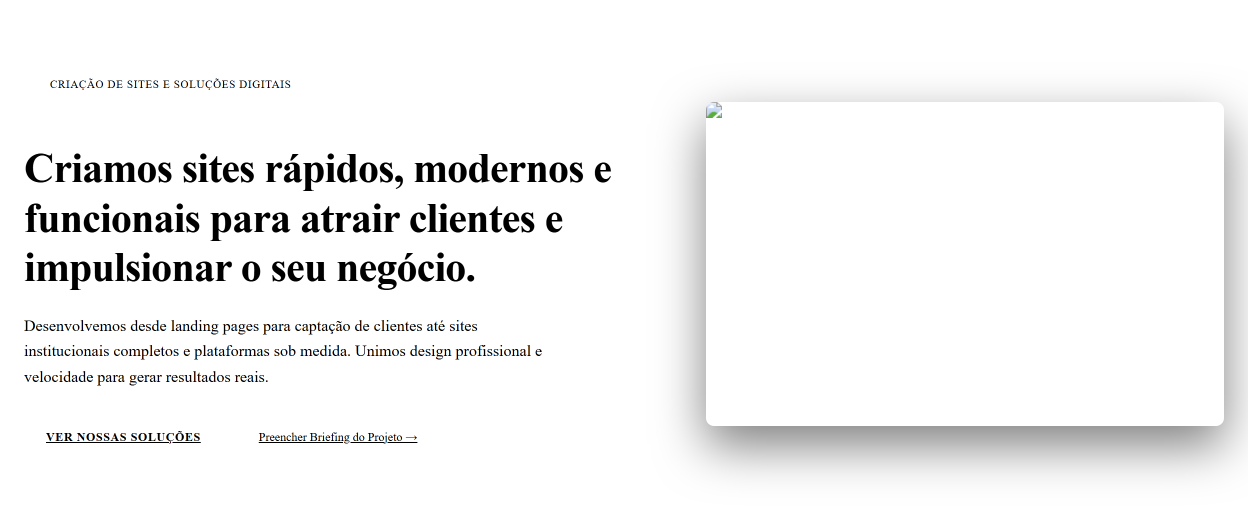
#> input picture redes_sociais/prints_brutos/hero_raw.png, 2496 x 1026 px (shown at 1/2 size)
$ python -i capture_site_cards.py   (imports and definitions only)
#> lines starting #> are read from the running program, lines starting #| are printed output that depends on the picture
import asyncio
from pathlib import Path
from playwright.async_api import async_playwright
from PIL import Image, ImageFilter, ImageEnhance

def make_story_card(source_img_path, output_path, title_badge, caption_text):
    """Cria um card 1080x1920 para Stories com a captura exata da tela."""
    with Image.open(source_img_path) as src:
        src = src.convert("RGB")
        target_w, target_h = 1080, 1920

        # Fundo: versão borrada e escurecida da própria captura
        bg = src.resize((target_w, target_h), Image.Resampling.LANCZOS)
        bg = bg.filter(ImageFilter.GaussianBlur(radius=35))
        enhancer = ImageEnhance.Brightness(bg)
        bg = enhancer.enhance(0.45)

        # Redimensiona a captura para caber no centro do Story (largura de ~960px)
        content_w = 980
        aspect = src.height / src.width
        content_h = int(content_w * aspect)

        # Se for muito alta, limita a altura máxima
        if content_h > 1300:
            content_h = 1300
            content_w = int(content_h / aspect)

        screenshot_resized = src.resize((content_w, content_h), Image.Resampling.LANCZOS)

        # Cola no centro
        pos_x = (target_w - content_w) // 2
        pos_y = (target_h - content_h) // 2

        bg.paste(screenshot_resized, (pos_x, pos_y))
        bg.save(output_path, "JPEG", quality=95, optimize=True)

def make_feed_card(source_img_path, output_path):
    """Cria um card 1080x1080 (quadrado) com a captura do site."""
#> called with source_img_path = 'prints_brutos/hero_raw.png', output_path = 'out.png'
    with Image.open(source_img_path) as src:
#> src is the input picture: PIL image 2496x1026 RGB; mean R, G, B 243.3, 243.3, 243.3
        src = src.convert("RGB")
        target_size = 1080

        # Fundo desfocado
        bg = src.resize((target_size, target_size), Image.Resampling.LANCZOS)
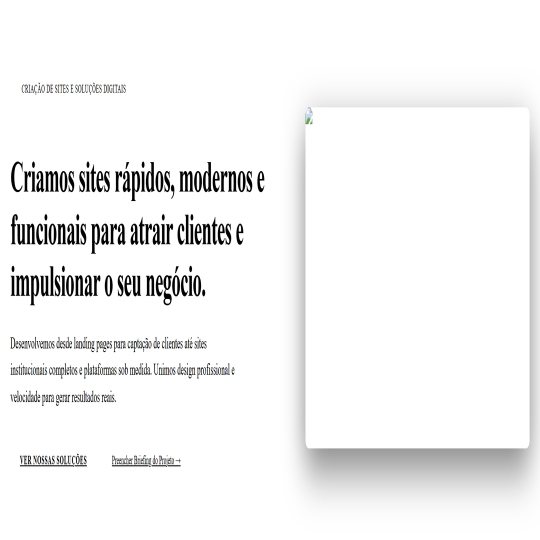
#> bg: PIL image 1080x1080 RGB (shown at 1/2 size); mean R, G, B 243.2, 243.2, 243.2
        bg = bg.filter(ImageFilter.GaussianBlur(radius=25))
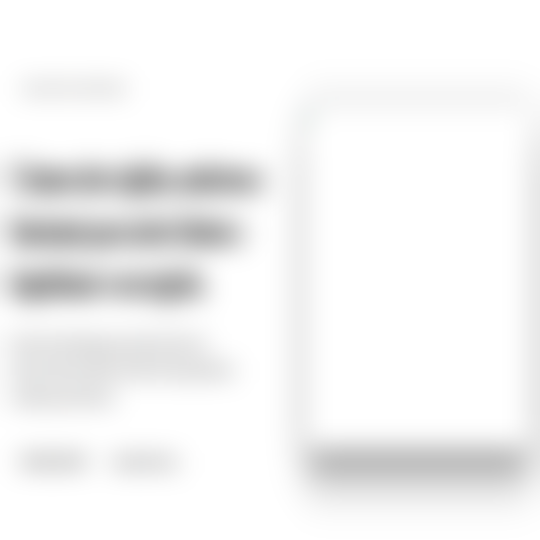
#> bg: PIL image 1080x1080 RGB (shown at 1/2 size); mean R, G, B 243.3, 243.3, 243.3
        enhancer = ImageEnhance.Brightness(bg)
        bg = enhancer.enhance(0.4)
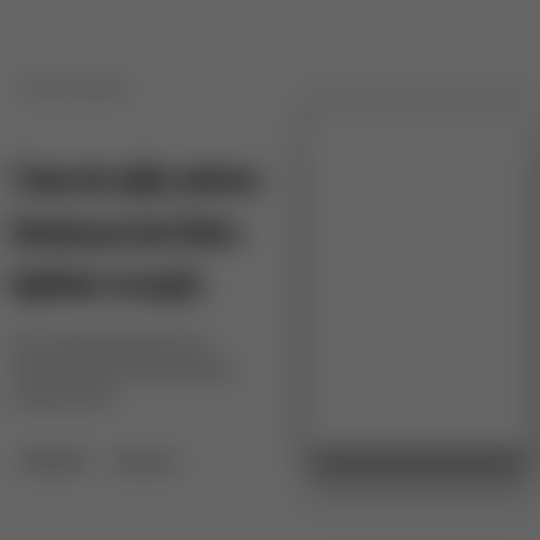
#> bg: PIL image 1080x1080 RGB (shown at 1/2 size); mean R, G, B 97.1, 97.1, 97.1

        # Ajusta captura para caber no quadrado
        aspect = src.width / src.height
#> aspect = 2.43
        if aspect >= 1.0: # Paisagem
            content_w = 1000
            content_h = int(content_w / aspect)
#> content_h = 411
        else: # Retrato
            content_h = 1000
            content_w = int(content_h * aspect)

        screenshot_resized = src.resize((content_w, content_h), Image.Resampling.LANCZOS)
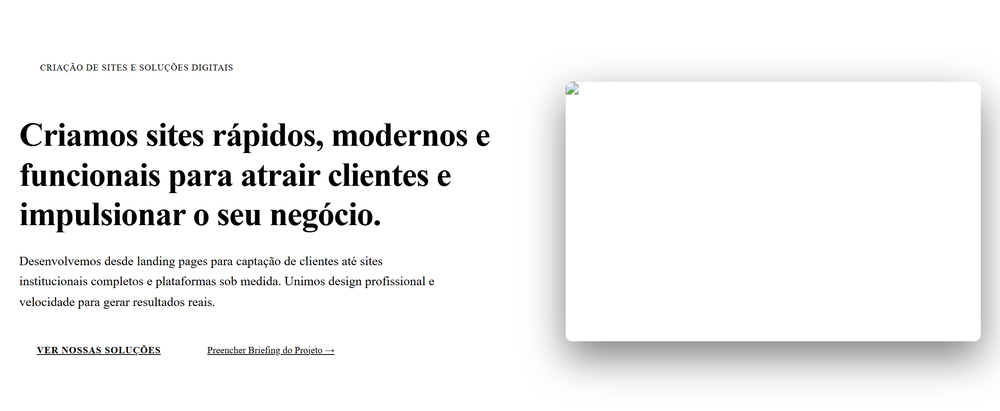
#> screenshot_resized: PIL image 1000x411 RGB; mean R, G, B 243.1, 243.1, 243.1
        pos_x = (target_size - content_w) // 2
        pos_y = (target_size - content_h) // 2
#> pos_y = 334

        bg.paste(screenshot_resized, (pos_x, pos_y))
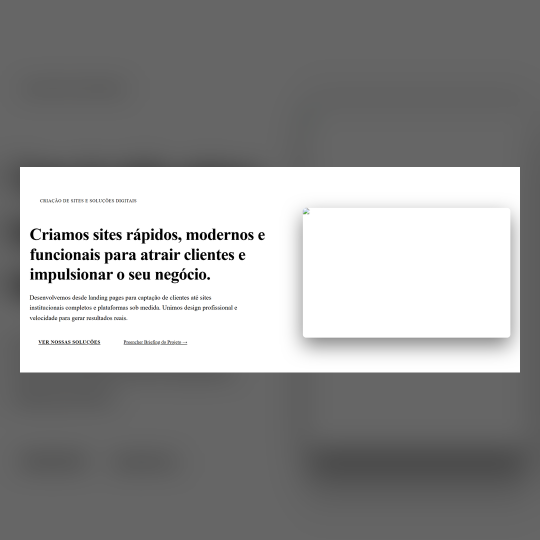
#> bg: PIL image 1080x1080 RGB (shown at 1/2 size); mean R, G, B 149.5, 149.5, 149.5
        bg.save(output_path, "JPEG", quality=95, optimize=True)

# [82 lines not run here, left out]

>>> result = make_feed_card('prints_brutos/hero_raw.png', 'out.png')
